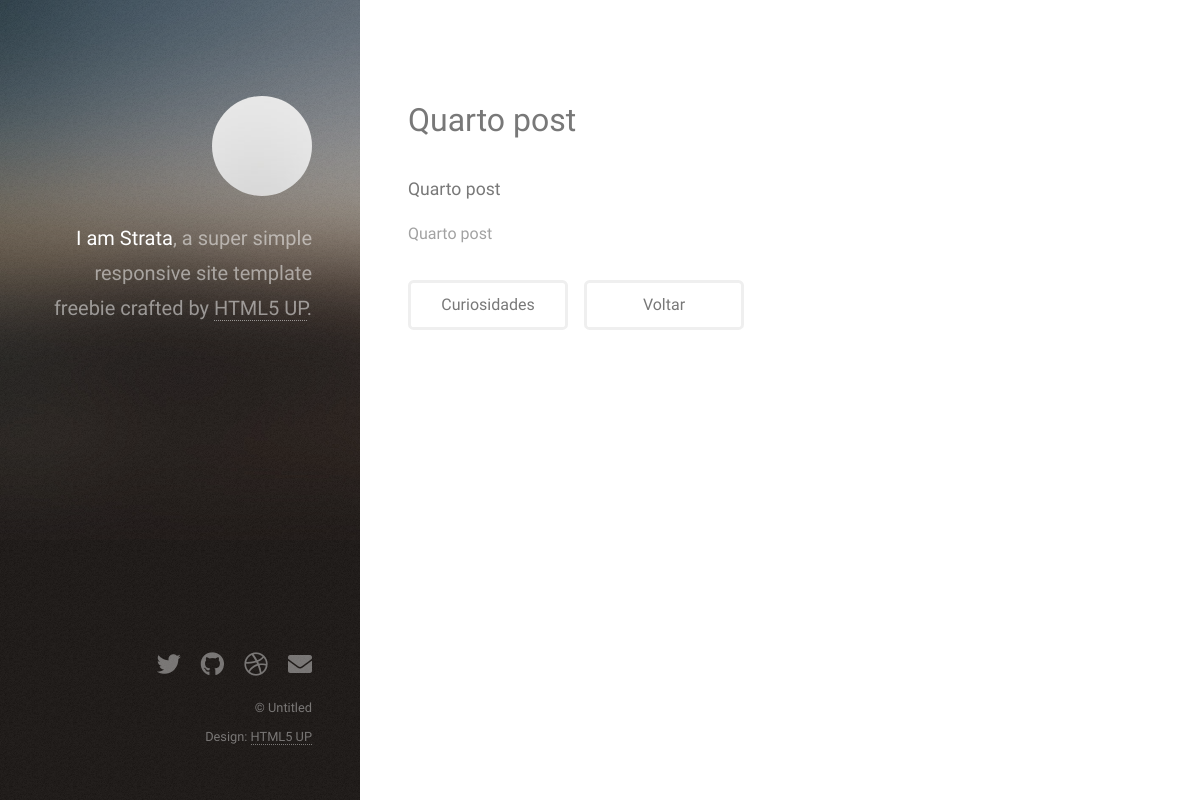
The app's page /post/4/, older data.
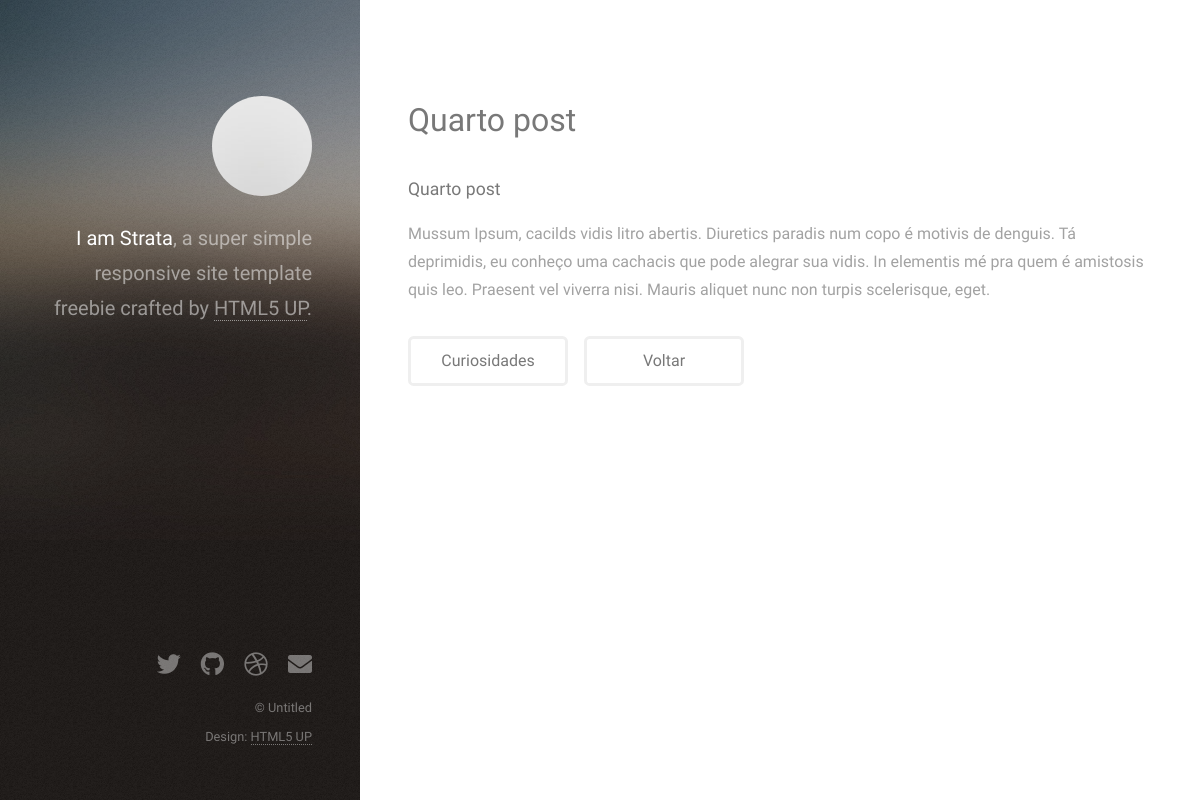
The same page, newer data.
### website/models.py (models this page shows, shortened)
class Post(models.Model):
    title = models.CharField(max_length=100)
    subtitle = models.CharField(max_length=200)
    content = models.TextField()
    categories = models.CharField(
        max_length=2, # siglas
        choices=Categories.choices, # setando o enum
        default=Categories.GR # setando qual dos marcadores do enum sera o padrao
    )
    approved = models.BooleanField(default=True) # recebe TRUE ou FALSE
    image = models.ImageField(upload_to='posts', null=True, blank=True)

### website/views.py (the view)
# urls.py: path('post/<int:id>/', post_detail, name='post_detail'),
def post_detail(request, id):
    post = Post.objects.get(id=id) # Pega o post com o id passado por parametro
    return render(request, 'post_detail.html', {'post': post})

### website/templates/post_detail.html (shortened to what this page needs)
    {% load static %}
    <!DOCTYPE HTML>
    <html>
        <head>
            <link rel="stylesheet" href="{% static 'assets/css/main.css' %}" />
        </head>
        <body class="is-preload">
                <header id="header">
                    <div class="inner">
                        <a href="#" class="image avatar"><img src="{% static 'images/avatar.jpg' %}" alt="" /></a>
                        <h1><strong>I am Strata</strong>, a super simple<br />
                        responsive site template freebie<br />
                        crafted by <a href="http://html5up.net">HTML5 UP</a>.</h1>
                    </div>
                </header>
                <div id="main">
                        <section id="one">
                            <header class="major">
                                <h2>{{ post.title }}</h2>
                                <h4>{{ post.subtitle }}</h4>
                            </header>
                            <p>{{ post.content }}</p>
                            <ul class="actions">
                                <li><a href="#" class="button">{{ post.get_categories_display }}</a></li>
                                <li><a href="{% url 'home_blog' %}" class="button">Voltar</a></li>
                            </ul>
                        </section>
                </div>
                <footer id="footer">
                    <div class="inner">
                        <ul class="icons">
                            <li><a href="#" class="icon brands fa-twitter"><span class="label">Twitter</span></a></li>
                            <li><a href="#" class="icon brands fa-github"><span class="label">Github</span></a></li>
                            <li><a href="#" class="icon brands fa-dribbble"><span class="label">Dribbble</span></a></li>
                            <li><a href="#" class="icon solid fa-envelope"><span class="label">Email</span></a></li>
                        </ul>
                        <ul class="copyright">
                            <li>&copy; Untitled</li><li>Design: <a href="http://html5up.net">HTML5 UP</a></li>
                        </ul>
                    </div>
                </footer>
        </body>
    </html>

Row changes from the older to the newer data that the page shows:
changed Post "Quarto post": content "Quarto post" → "Mussum Ipsum, cacilds vidis litro abertis. Diuretics paradis num copo é motivis de denguis. Tá deprimidis, eu conheço uma cachacis que pode alegrar sua vidis. In elementis mé pra quem é amistosis quis leo. Praesent vel viverra nisi. Mauris aliquet nunc non turpis scelerisque, eget."
